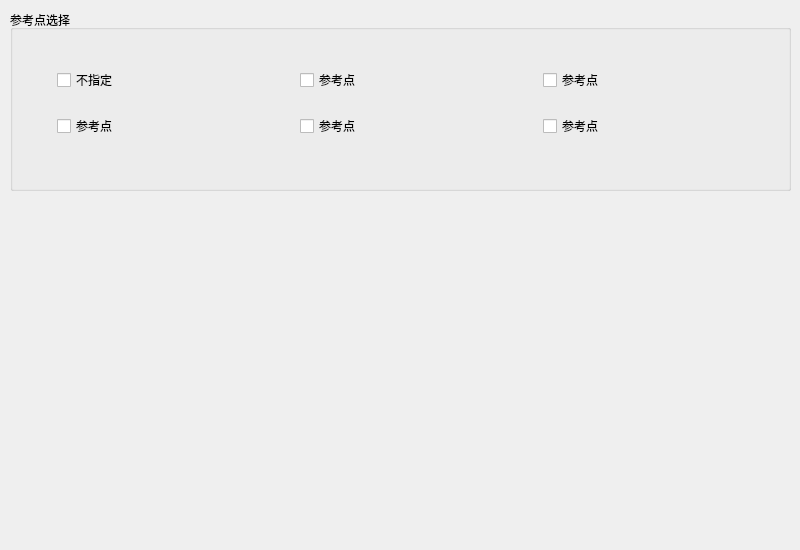
<?xml version="1.0" encoding="UTF-8"?>
<ui version="4.0">
 <class>Dialog</class>
 <widget class="QDialog" name="Dialog">
  <property name="geometry">
   <rect>
    <x>0</x>
    <y>0</y>
    <width>800</width>
    <height>550</height>
   </rect>
  </property>
  <property name="windowTitle">
   <string>Dialog</string>
  </property>
  <property name="styleSheet">
   <string notr="true">
font: 22px &quot;Ubuntu&quot;;</string>
  </property>
  <widget class="QGroupBox" name="groupBox_2">
   <property name="geometry">
    <rect>
     <x>10</x>
     <y>10</y>
     <width>781</width>
     <height>181</height>
    </rect>
   </property>
   <property name="styleSheet">
    <string notr="true"/>
   </property>
   <property name="title">
    <string>参考点选择</string>
   </property>
   <widget class="QWidget" name="layoutWidget">
    <property name="geometry">
     <rect>
      <x>10</x>
      <y>50</y>
      <width>761</width>
      <height>88</height>
     </rect>
    </property>
    <layout class="QGridLayout" name="gridLayout">
     <item row="1" column="0">
      <widget class="QCheckBox" name="chboxZ2">
       <property name="sizePolicy">
        <sizepolicy hsizetype="Fixed" vsizetype="Fixed">
         <horstretch>0</horstretch>
         <verstretch>0</verstretch>
        </sizepolicy>
       </property>
       <property name="minimumSize">
        <size>
         <width>200</width>
         <height>40</height>
        </size>
       </property>
       <property name="maximumSize">
        <size>
         <width>200</width>
         <height>40</height>
        </size>
       </property>
       <property name="text">
        <string>参考点</string>
       </property>
      </widget>
     </item>
     <item row="1" column="1">
      <widget class="QCheckBox" name="chboxY2">
       <property name="sizePolicy">
        <sizepolicy hsizetype="Fixed" vsizetype="Fixed">
         <horstretch>0</horstretch>
         <verstretch>0</verstretch>
        </sizepolicy>
       </property>
       <property name="minimumSize">
        <size>
         <width>200</width>
         <height>40</height>
        </size>
       </property>
       <property name="maximumSize">
        <size>
         <width>200</width>
         <height>40</height>
        </size>
       </property>
       <property name="text">
        <string>参考点</string>
       </property>
      </widget>
     </item>
     <item row="0" column="2">
      <widget class="QCheckBox" name="chboxY1">
       <property name="sizePolicy">
        <sizepolicy hsizetype="Fixed" vsizetype="Fixed">
         <horstretch>0</horstretch>
         <verstretch>0</verstretch>
        </sizepolicy>
       </property>
       <property name="minimumSize">
        <size>
         <width>200</width>
         <height>40</height>
        </size>
       </property>
       <property name="maximumSize">
        <size>
         <width>200</width>
         <height>40</height>
        </size>
       </property>
       <property name="text">
        <string>参考点</string>
       </property>
      </widget>
     </item>
     <item row="0" column="1">
      <widget class="QCheckBox" name="chboxZ1">
       <property name="sizePolicy">
        <sizepolicy hsizetype="Fixed" vsizetype="Fixed">
         <horstretch>0</horstretch>
         <verstretch>0</verstretch>
        </sizepolicy>
       </property>
       <property name="minimumSize">
        <size>
         <width>200</width>
         <height>40</height>
        </size>
       </property>
       <property name="maximumSize">
        <size>
         <width>200</width>
         <height>40</height>
        </size>
       </property>
       <property name="text">
        <string>参考点</string>
       </property>
      </widget>
     </item>
     <item row="1" column="2">
      <widget class="QCheckBox" name="chboxB">
       <property name="sizePolicy">
        <sizepolicy hsizetype="Fixed" vsizetype="Fixed">
         <horstretch>0</horstretch>
         <verstretch>0</verstretch>
        </sizepolicy>
       </property>
       <property name="minimumSize">
        <size>
         <width>200</width>
         <height>40</height>
        </size>
       </property>
       <property name="maximumSize">
        <size>
         <width>200</width>
         <height>40</height>
        </size>
       </property>
       <property name="text">
        <string>参考点</string>
       </property>
      </widget>
     </item>
     <item row="0" column="0">
      <widget class="QCheckBox" name="chboxX1">
       <property name="sizePolicy">
        <sizepolicy hsizetype="Fixed" vsizetype="Fixed">
         <horstretch>0</horstretch>
         <verstretch>0</verstretch>
        </sizepolicy>
       </property>
       <property name="minimumSize">
        <size>
         <width>200</width>
         <height>40</height>
        </size>
       </property>
       <property name="maximumSize">
        <size>
         <width>200</width>
         <height>40</height>
        </size>
       </property>
       <property name="text">
        <string>不指定</string>
       </property>
      </widget>
     </item>
    </layout>
   </widget>
  </widget>
 </widget>
 <resources/>
 <connections/>
</ui>
